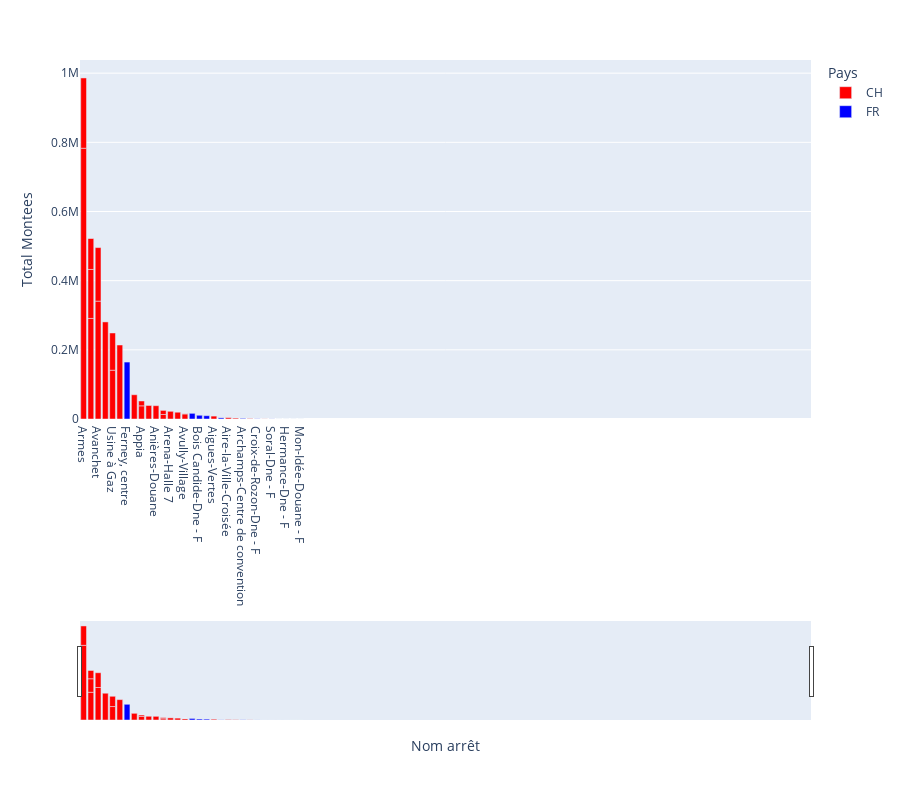

The notebook cell this image was saved under:
### Code cell
def fetch_and_plot(change):
    start_date = date_range_slider.value[0]
    end_date = date_range_slider.value[1] + pd.offsets.MonthEnd(0)

    total_montees_descentes_par_arret = fetch_nb_montees_descentes(start_date, end_date)
    total_montees_descentes_par_arret = total_montees_descentes_par_arret.merge(right=data_arrets, how='left') # merge with stops metadata
    plot_bar_chart_nb_montees(total_montees_descentes_par_arret, start_date, end_date, out_bar_chart)
    plot_heatmap_nb_montees(total_montees_descentes_par_arret, start_date, end_date, out_heatmap)


date_range_slider.observe(fetch_and_plot, names="value")

fetch_and_plot(None)

### Figure 1 — Plotly figure (JSON) as saved in the notebook; plotly's stock layout.template omitted (floating-point values rounded to 4 significant figures)
{"data": [{"alignmentgroup": "True", "customdata": [["ARME00"], ["AVAN01"], ["AERO01"], ["31DC01"], ["AMDO00"], ["ARME01"], ["AVAN00"], ["AERO02"], ["AGAZ00"], ["AGAZ01"], ["AERO06"], ["AUBI00"], ["AVIA00"], ["ANDO01"], ["APIA01"], ["AREN00"], ["AIVI01"], ["ALVI01"], ["APIA05"], ["AAIN02"], ["AAIN03"], ["AGVR00"], ["AIVC01"], ["AIRE02"], ["ALVI00"], ["AUBE00"], ["ALVI03"], ["AUMO00"], ["AERO03"], ["ALVI02"], ["_GSDNS"], ["_MIDNS"]], "hovertemplate": "<b>%{hovertext}</b><br><br>Pays=CH<br>Nom arrêt=%{x}<br>Total Montees=%{y}<br>Code Arrêt=%{customdata[0]}<extra></extra>", "hovertext": ["ARME00", "AVAN01", "AERO01", "31DC01", "AMDO00", "ARME01", "AVAN00", "AERO02", "AGAZ00", "AGAZ01", "AERO06", "AUBI00", "AVIA00", "ANDO01", "APIA01", "AREN00", "AIVI01", "ALVI01", "APIA05", "AAIN02", "AAIN03", "AGVR00", "AIVC01", "AIRE02", "ALVI00", "AUBE00", "ALVI03", "AUMO00", "AERO03", "ALVI02", "_GSDNS", "_MIDNS"], "legendgroup": "CH", "marker": {"color": "red", "pattern": {"shape": ""}}, "name": "CH", "offsetgroup": "CH", "orientation": "v", "showlegend": true, "textposition": "auto", "type": "bar", "x": ["Armes", "Avanchet", "Genève-Aéroport-Terminal", "31 Décembre", "Amandolier", "Armes", "Avanchet", "Genève-Aéroport-Terminal", "Usine à Gaz", "Usine à Gaz", "Genève-Aéroport-Terminal", "Merle-d'Aubigné", "Aviateurs", "Anières-Douane", "Appia", "Arena-Halle 7", "Aire-la-Ville-Centre", "Avully-Village", "Appia", "Avenue de l'Ain", "Avenue de l'Ain", "Aigues-Vertes", "Aire-la-Ville-Croisée", "Aïre", "Avully-Village", "Aubépine", "Avully-Village", "Aumônes", "Genève-Aéroport-Terminal", "Avully-Village", "Grand-Saconnex-Dne - CH", "Mon-Idée-Douane - S"], "xaxis": "x", "y": [782900.0, 340800.0, 290800.0, 280700.0, 213900.0, 203200.0, 154900.0, 141600.0, 141100.0, 107600.0, 90230.0, 70150.0, 39130.0, 38490.0, 38110.0, 22260.0, 19590.0, 14600.0, 13980.0, 13090.0, 11790.0, 8396.0, 3829.0, 2474.0, 1798.0, 1107.0, 724.7, 288.8, 250.3, 90.58, 70.35, 35], "yaxis": "y"}, {"alignmentgroup": "True", "customdata": [["AJUR01"], ["AVVE01"], ["_CANDF"], ["ARAN01"], ["APCB00"], ["ACCV01"], ["_CZDNF"], ["APCB01"], ["_DOSOF"], ["_HEDOF"], ["_MIDNF"]], "hovertemplate": "<b>%{hovertext}</b><br><br>Pays=FR<br>Nom arrêt=%{x}<br>Total Montees=%{y}<br>Code Arrêt=%{customdata[0]}<extra></extra>", "hovertext": ["AJUR01", "AVVE01", "_CANDF", "ARAN01", "APCB00", "ACCV01", "_CZDNF", "APCB01", "_DOSOF", "_HEDOF", "_MIDNF"], "legendgroup": "FR", "marker": {"color": "blue", "pattern": {"shape": ""}}, "name": "FR", "offsetgroup": "FR", "orientation": "v", "showlegend": true, "textposition": "auto", "type": "bar", "x": ["Ferney, centre", "Ferney-Avenue de Vessy", "Bois Candide-Dne - F", "Arande", "Archamps-Pont de Combe", "Archamps-Centre de convention", "Croix-de-Rozon-Dne - F", "Archamps-Pont de Combe", "Soral-Dne - F", "Hermance-Dne - F", "Mon-Idée-Douane - F"], "xaxis": "x", "y": [164700.0, 16390.0, 10790.0, 9551.0, 3768.0, 1698.0, 538.9, 441.4, 278.0, 56.81, 0], "yaxis": "y"}], "layout": {"barmode": "relative", "height": 800, "legend": {"title": {"text": "Pays"}, "tracegroupgap": 0}, "margin": {"t": 60}, "xaxis": {"anchor": "y", "categoryorder": "total descending", "domain": [0, 1], "range": [-0.5, 100.5], "rangeslider": {"visible": true}, "title": {"text": "Nom arrêt"}}, "yaxis": {"anchor": "x", "autorange": true, "domain": [0, 1], "fixedrange": false, "title": {"text": "Total Montees"}}}}
